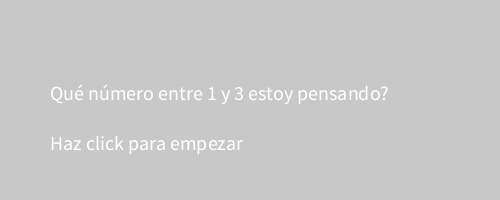
Frame 1 (no input)
Frame 60 (the mouse pressed at the canvas centre just before this capture): identical to frame 1, image omitted
Frame 120 (the mouse held since frame 60 and released just before this capture): identical to frame 1, image omitted

The Processing sketch that drew this single still picture (run headless with seeded random() and noise(); from frame 60 on, the mouse is pressed at the canvas centre):

// Processing sketch: tp_semanal
// ── tp_semanal.pde
int pantalla = 1;
boolean ganaste = false;
int numeroElegido;

void setup(){
  size(500,200);
  textSize(20);
}

void draw(){
  background(200);
  if(pantalla == 1){
    text("Qué número entre 1 y 3 estoy pensando?", 50, 100);
    text("Haz click para empezar", 50, 150);
    numeroElegido = floor(random(1,4));
  }else if(pantalla == 2){
    text("Presiona el número que crees adivinar", 50, 100);
    
  }else if(pantalla == 3){
    if(ganaste == true){
      text("Ganaste!!! Era el " + numeroElegido, 50, 100);
    }else{
      text("Perdiste!!! Era el " + numeroElegido, 50, 100);
    }
    text("Haz click para volver a empezar", 50, 150);
  }
  println(random(1,4));
}

void mouseClicked(){
  if(pantalla == 1){
    pantalla = 2;
  }else if(pantalla == 3){
    pantalla = 1;
  }
}

void keyPressed(){
  
  if(pantalla == 2){
    if(keyCode == (48 + numeroElegido)){
      ganaste = true;
    }
    pantalla = 3;
  }
}
